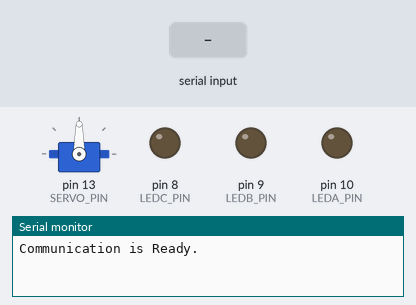
A program run on a simulated Arduino Uno, built with avr-gcc and run on an emulated ATmega328P. On the bench: servo, output pins drawn as LEDs (lit = HIGH), the last lines printed to the serial monitor. Inputs (shaded band) come from the test bench.

Above: at 1.2 s.
1.3 s: "A\n" received over the second serial link
At 1.9 s:
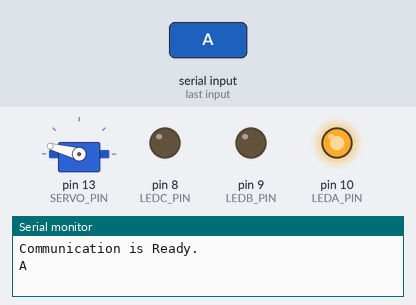
2.8 s: "B\n" received over the second serial link
4.3 s: "C\n" received over the second serial link
At 17.5 s:
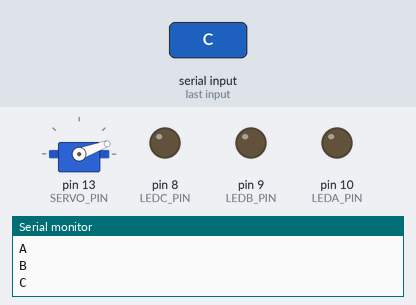
Timing chart, 0 to 17.8 s (numbered marks = the images above; inputs shaded):
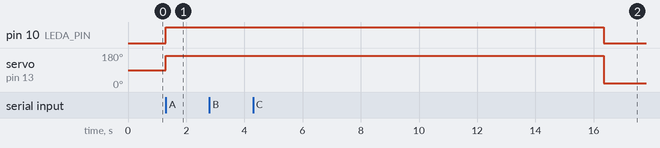

Measured:
- after the input at 1.3 s, pin 10 (LEDA_PIN): LOW → HIGH at once; servo on pin 13 (SERVO_PIN): 90° → 165° at once

The program:

main.cpp
```cpp
#include "SoftwareSerial.h"
#include "Arduino.h"
#include "servo/servo_motor_impl.h"
#include "led/Led.h"
#include "tasks/MainTask.h"
#include "scheduler/Scheduler.h"
#include "communication/GUI.h"

/*
 *  BT module connection:
 *  - pin 2 <=> TXD
 *  - pin 3 <=> RXD
 *
 */
#define SERVO_PIN 13
#define LEDA_PIN 10
#define LEDB_PIN 9
#define LEDC_PIN 8
#define TXDBT_PIN 3
#define RXDBT_PIN 2

Scheduler sched;
Task *t;


void setup() {
  sched.init(25);

  ServoMotor* servo = new ServoMotorImpl(SERVO_PIN);
  Light* ledA = new Led(LEDA_PIN);
  Light* ledB = new Led(LEDB_PIN);
  Light* ledC = new Led(LEDC_PIN);
  GUI* gui = new GUI(TXDBT_PIN, RXDBT_PIN);

  t = new MainTask(servo, ledA, ledB, ledC, gui);
  t->init(25);
  t->setActive(true);
  sched.addTask(t);

  Serial.begin(9600);
  while (!Serial){}
  Serial.println("Communication is Ready.");
}

void loop() {
  sched.schedule();
}
```

GUI.cpp
```cpp
#include "GUI.h"
#include "Arduino.h"
#include "MsgServiceBT.h"
#include "string.h"

using namespace std;

GUI::GUI(int TXDBT_PIN, int RXDBT_PIN){
    msgService = new MsgServiceBT(TXDBT_PIN, RXDBT_PIN);
    msgService->init();
}

Type GUI::getType(){
  if (msgService->isMsgAvailable()) {
    Msg* msg = msgService->receiveMsg();
    Serial.println(msg->getContent());
    if (msg->getContent() == "A"){
        return A_TYPE;
    } else if (msg->getContent() == "B"){
        return B_TYPE;
    } else if (msg->getContent() == "C"){
        return C_TYPE;
    }else{
        return NONE;
    }
    delete msg;
  }else{
      return NONE;
  }
}

bool GUI::checkCommand(Command command){
  if (msgService->isMsgAvailable()) {
    lastCommand = msgService->receiveMsg();
    Serial.println(lastCommand->getContent());
    return lastCommand->getContent() == command_str[command];
  }
  if(lastCommand != NULL){
    return lastCommand->getContent() == command_str[command];
  }
  return false;
}

void GUI::sendConfirm(){
    msgService->sendMsg(Msg("DEPOSITED"));
};

void GUI::sendTime(int sec){
    sendString = String("TIME:")+sec;
    msgService->sendMsg(sendString);
}

void GUI::consumeCmd(){
  lastCommand = NULL;
  delete lastCommand;
}
```

GUI.h
```cpp
#ifndef __GUI__
#define __GUI__

#include "MsgServiceBT.h"
#include "Arduino.h"

enum Type { A_TYPE, B_TYPE, C_TYPE, NONE };
enum Command { DEPOSITED, BACK, EXTEND};

const char * const command_str[] =
{
    [DEPOSITED] = "DEPOSITED",
    [BACK] = "BACK",
    [EXTEND]  = "EXTEND"
};

class GUI {

public:
  GUI(int TXDBT_PIN, int RXDBT_PIN);

  Type getType();
  bool checkCommand(Command command);

  void sendConfirm();
  void sendTime(int sec);

  void consumeCmd();

  MsgServiceBT* msgService;
  Msg* lastCommand;
private:
  String sendString;
};

#endif
```

MsgServiceBT.cpp
```cpp
#include "Arduino.h"
#include "MsgServiceBT.h"


MsgServiceBT::MsgServiceBT(int rxPin, int txPin){
  channel = new SoftwareSerial(rxPin, txPin);
}

void MsgServiceBT::init(){
  content.reserve(256);
  channel->begin(9600);
}

bool MsgServiceBT::sendMsg(Msg msg){
  channel->println(msg.getContent());
}

bool MsgServiceBT::isMsgAvailable(){
  return channel->available();
}

Msg* MsgServiceBT::receiveMsg(){
  while (channel->available()) {
    char ch = (char) channel->read();
    if (ch == '\n'){
      Msg* msg = new Msg(content);
      content = "";
      return msg;
    } else {
      content += ch;
    }
  }
  return NULL;
}
```

MsgServiceBT.h
```cpp
#ifndef __MSGSERVICEBT__
#define __MSGSERVICEBT__

#include "Arduino.h"
#include "SoftwareSerial.h"

class Msg {
  String content;

public:
  Msg(const String& content){
    this->content = content;
  }

  String getContent(){
    return content;
  }
};

class MsgServiceBT {

public:
  MsgServiceBT(int rxPin, int txPin);
  void init();
  bool isMsgAvailable();
  Msg* receiveMsg();
  bool sendMsg(Msg msg);

private:
  String content;
  SoftwareSerial* channel;
};

#endif
```

Led.cpp
```cpp
#include "Led.h"
#include "Arduino.h"

Led::Led(int pin){
  this->pin = pin;
  pinMode(pin,OUTPUT);
}

void Led::switchOn(){
  digitalWrite(pin,HIGH);
}

void Led::switchOff(){
  digitalWrite(pin,LOW);
};
```

Led.h
```cpp
#ifndef __LED__
#define __LED__

#include "Light.h"

class Led: public Light {
public:
  Led(int pin);
  void switchOn();
  void switchOff();
private:
  int pin;
};

#endif
```

Light.h
```cpp
#ifndef __LIGHT__
#define __LIGHT__

class Light {
public:
  virtual void switchOn() = 0;
  virtual void switchOff() = 0;
};

#endif
```

Scheduler.cpp
```cpp
#include "Scheduler.h"
#include "../lib/TimerOne/TimerOne.h"

volatile bool timerFlag;

void timerHandler(void){
  timerFlag = true;
}

void Scheduler::init(int basePeriod){
  this->basePeriod = basePeriod;
  timerFlag = false;
  long period = 1000l*basePeriod;
  Timer1.initialize(period);
  Timer1.attachInterrupt(timerHandler);
  nTasks = 0;
}

bool Scheduler::addTask(Task* task){
  if (nTasks < MAX_TASKS-1){
    taskList[nTasks] = task;
    nTasks++;
    return true;
  } else {
    return false;
  }
}

void Scheduler::schedule(){
  while (!timerFlag){}
  timerFlag = false;

  for (int i = 0; i < nTasks; i++){
    if (taskList[i]->isActive() && taskList[i]->updateAndCheckTime(basePeriod)){
      taskList[i]->tick();
    }
  }
}
```

Scheduler.h
```cpp
#ifndef __SCHEDULER__
#define __SCHEDULER__

#include "tasks/Task.h"

#define MAX_TASKS 50

class Scheduler {

  int basePeriod;
  int nTasks;
  Task* taskList[MAX_TASKS];

public:
  void init(int basePeriod);
  virtual bool addTask(Task* task);
  virtual void schedule();
};

#endif
```

servo_motor.h
```cpp
#ifndef __SERVO_MOTOR__
#define __SERVO_MOTOR__

class ServoMotor {

public:
  virtual void on() = 0;
  virtual void setPosition(int angle) = 0;
  virtual void off() = 0;
  virtual void open();
  virtual void close();
};

#endif
```

servo_motor_impl.cpp
```cpp
#include "servo_motor_impl.h"
#include "Arduino.h"

ServoMotorImpl::ServoMotorImpl(int pin){
  this->pin = pin;
}

void ServoMotorImpl::on(){
  motor.attach(pin);
}

void ServoMotorImpl::setPosition(int angle){
  // 750 -> 0, 2250 -> 180
  // 750 + angle*(2250-750)/180
  float coeff = (2250.0-750.0)/180;
  motor.write(750 + angle*coeff);
}

void ServoMotorImpl::off(){
  motor.detach();
}

void ServoMotorImpl::open(){
  this->setPosition(180);
}
void ServoMotorImpl::close(){
  this->setPosition(0);
}
```

servo_motor_impl.h
```cpp
#ifndef __SERVO_MOTOR_IMPL__
#define __SERVO_MOTOR_IMPL__

#include "servo_motor.h"
#include <arduino.h>
#include "ServoTimer2.h"

class ServoMotorImpl: public ServoMotor {

public:
  ServoMotorImpl(int pin);

  void on();
  void setPosition(int angle);
  void off();
  void open();
  void close();

private:
  int pin;
  ServoTimer2 motor;
};

#endif
```

MainTask.cpp
```cpp
#include "MainTask.h"
#include "Arduino.h"
#include "communication/GUI.h"

#define SEC 1000
#define TIMEOUT_TIME_SEC 15

MainTask::MainTask(ServoMotor* servo, Light* ledA, Light* ledB, Light* ledC, GUI* gui){
  this->ledA = ledA;
  this->ledB = ledB;
  this->ledC = ledC;
  this->servo = servo;
  this->gui = gui;
}

void MainTask::init(int period){
  Task::init(period);
}

void MainTask::init(){
  state = ACCEPTING;
  servo->on();
}

void MainTask::stop(){
  servo->off();
}

void MainTask::tick(){
  switch (state)
  {
    case ACCEPTING:{
      Type selectedType = gui->getType();
      switch(selectedType){
        case NONE:
          break;
        case A_TYPE:
          ledA->switchOn();
          servo->open();
          state = TIMING;
          timeElapsed=0;
          timerSec = 15;
          break;
        case B_TYPE:
          ledB->switchOn();
          servo->open();
          state = TIMING;
          timeElapsed=0;
          timerSec = 15;
          break;
        case C_TYPE:
          ledC->switchOn();
          servo->open();
          state = TIMING;
          timeElapsed=0;
          timerSec = 15;
          break;
      }
      break;
    }
    case TIMING:{
      if(timeElapsed >= SEC){
        gui->sendTime(--timerSec);
        timeElapsed=0;
      }
      if(timerSec==0){
        state = TIMEOUT;
      }else{
        if(gui->checkCommand(DEPOSITED)){
          state = ACCEPTING;
          ledA->switchOff();
          ledB->switchOff();
          ledC->switchOff();
          servo->close();
          gui->sendConfirm();
          gui->consumeCmd();
        }
        if(gui->checkCommand(EXTEND)){
          timerSec = TIMEOUT_TIME_SEC;
          timeElapsed=0;
          gui->sendTime(timerSec);
          gui->consumeCmd();
        }
        if(gui->checkCommand(BACK)){
          timeElapsed=0;
          state = TIMEOUT;
          gui->consumeCmd();
        }
      }
      timeElapsed+=this->getPeriod();
      break;
    }
    case TIMEOUT:{
      state = ACCEPTING;
      ledA->switchOff();
      ledB->switchOff();
      ledC->switchOff();
      servo->close();
      break;
    }
  }
}
```

MainTask.h
```cpp
#ifndef __MAINTASK__
#define __MAINTASK__

#include "Task.h"
#include "servo/servo_motor_impl.h"
#include "led/Light.h"
#include "communication/GUI.h"

class MainTask: public Task {

enum { ACCEPTING, TIMING, TIMEOUT} state;

public:
  MainTask(ServoMotor* servo, Light* ledA, Light* ledB, Light* ledC, GUI* gui);
  void init(int period);
  void init();
  void stop();
  void tick();

private:
  ServoMotor* servo;
  Light* ledA;
  Light* ledB;
  Light* ledC;
  GUI* gui;
  int timeElapsed;
  int timerSec;
};

#endif
```

Task.h
```cpp
#ifndef __TASK__
#define __TASK__

class Task {
  int myPeriod;
  int timeElapsed;
  bool active = false;

public:
  virtual void init(int period){
    myPeriod = period;
    timeElapsed = 0;
  }

  virtual void init() = 0;

  virtual void stop() = 0;

  virtual void tick() = 0;

  bool updateAndCheckTime(int basePeriod){
    timeElapsed += basePeriod;
    if (timeElapsed >= myPeriod){
      timeElapsed = 0;
      return true;
    } else {
      return false;
    }
  }

  bool isActive(){
    return active;
  }

  virtual void setActive(bool active){
    this->active = active;
    this->active ? init() : stop();
  }

  void setPeriod(int myPeriod){
    this->myPeriod = myPeriod;
  }

  int getPeriod(){
    return myPeriod;
  }
};

#endif
```
